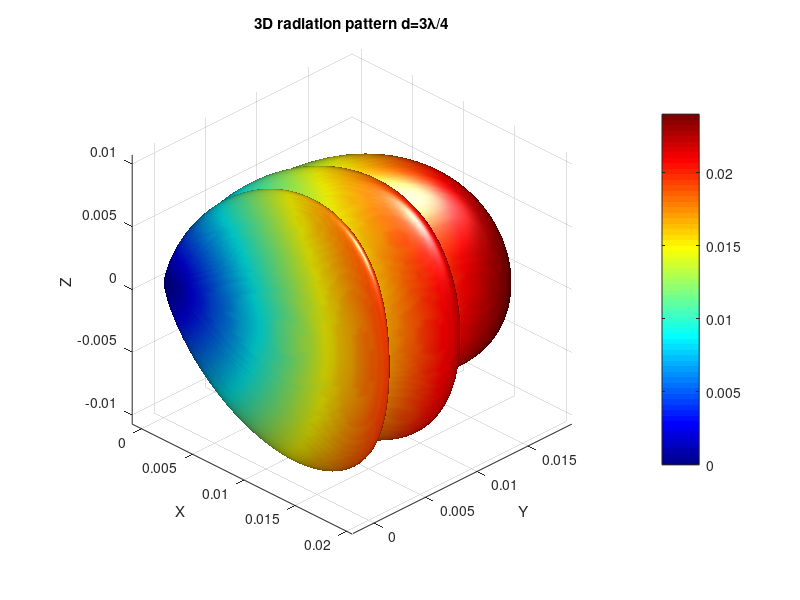

Write MATLAB code to recreate this figure.
I = 1;
f = 1e9; 
vp = 3e8; 
k = 2*pi*f/vp;
lambda = vp/f;
r = 10000; % far field
hx = sqrt(2)*lambda/4;
hy = 5*sqrt(2)*lambda/4;

theta = linspace(0, pi, 180);
phi = linspace(0, pi/2, 360);
[THETA, PHI] = meshgrid(theta, phi);


E0 = 1j*60*I*( exp(-1j*k*r) /r) .* ( cos(cos(THETA)*pi/2) ./ sin(THETA) );

A = exp(1j*k*(hx.*cos(PHI)+hy.*sin(PHI)).*sin(THETA))-exp(1j*k*(-hx.*cos(PHI)+hy.*sin(PHI)).*sin(THETA))+exp(1j*k*(-hx.*cos(PHI)-hy.*sin(PHI)).*sin(THETA))-exp(1j*k*(hx.*cos(PHI)-hy.*sin(PHI)).*sin(THETA));




E = E0 .* A;


X = abs(E) .* sin(THETA) .* cos(PHI);
Y = abs(E) .* sin(THETA) .* sin(PHI);
Z = abs(E) .* cos(THETA);

figure;
surf(X, Y, Z, abs(E), 'FaceColor', 'interp', 'EdgeColor', 'none');
colormap('jet');
colorbar;
title('3D radiation pattern d=3λ/4');
xlabel('X');
ylabel('Y');
zlabel('Z');
axis equal;
view(45,30);
lighting gouraud;
camlight('headlight');
